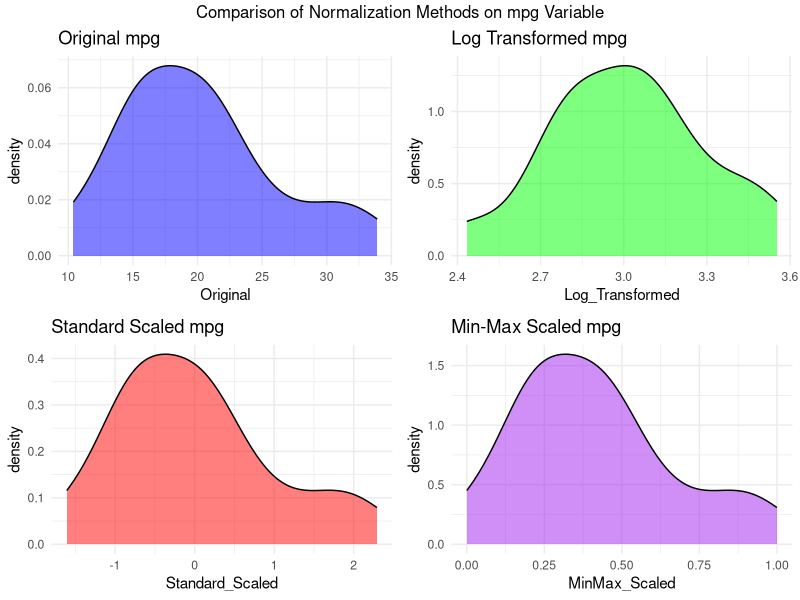
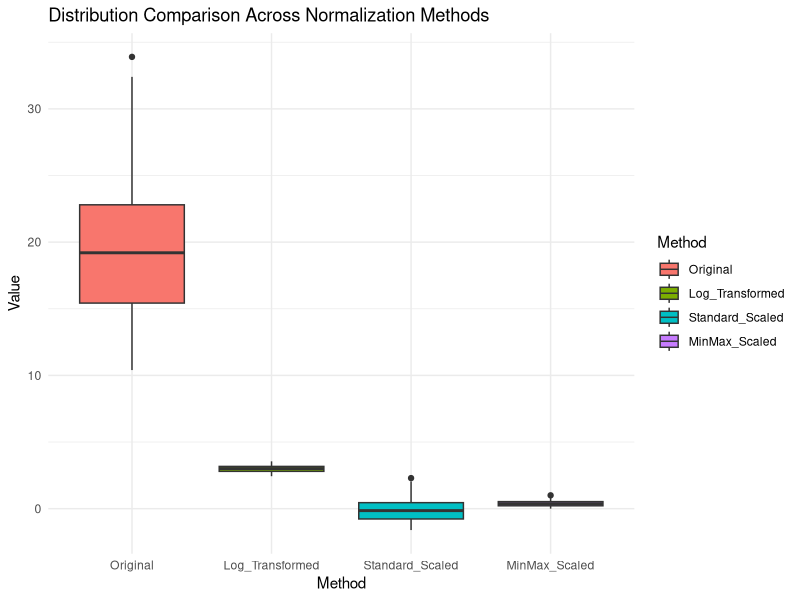

The R script that drew these images, in order:
install.packages("gridExtra")
library(ggplot2)
library(gridExtra)
library(dplyr)

data("mtcars")
head(mtcars)

# select omly numeric columns for transformation
numeric_cols <- mtcars[, c("mpg", "cyl", "disp", "hp", "drat", "wt", "qsec", "vs", "am", "gear", "carb")]

# Display original summary statistics
summary_original <- summary(numeric_cols)
print("Original Data Summary Statistics (First 6 variables):")
print(summary_original[, 1:6])

# 1. LOG TRANSFORMATION
# Apply log transformation 
# adding 1 to avoid log(0) issues
log_transformed <- log(numeric_cols + 1)
summary_log <- summary(log_transformed)
print("Log Transformed Data Summary:")
print(summary_log[, 1:6])

# 2. STANDARD SCALING (Z-score)
standard_scaled <- scale(numeric_cols)
summary_standard <- summary(standard_scaled)
print("Standard Scaled Data Summary:")
print(summary_standard[, 1:6])

# 3. MIN-MAX SCALING
min_max_scale <- function(x) {
  (x - min(x)) / (max(x) - min(x))
}
minmax_scaled <- as.data.frame(lapply(numeric_cols, min_max_scale))
summary_minmax <- summary(minmax_scaled)
print("Min-Max Scaled Data Summary:")
print(summary_minmax[, 1:6])

# Visualization for comparison
#use mpg ans example
comparison_df <- data.frame(
  Original = numeric_cols$mpg,
  Log_Transformed = log_transformed$mpg,
  Standard_Scaled = standard_scaled[, "mpg"],
  MinMax_Scaled = minmax_scaled$mpg
)

# Create density plots for comparison
p1 <- ggplot(comparison_df, aes(x = Original)) + 
  geom_density(fill = "blue", alpha = 0.5) + 
  ggtitle("Original mpg") + theme_minimal()

p2 <- ggplot(comparison_df, aes(x = Log_Transformed)) + 
  geom_density(fill = "green", alpha = 0.5) + 
  ggtitle("Log Transformed mpg") + theme_minimal()

p3 <- ggplot(comparison_df, aes(x = Standard_Scaled)) + 
  geom_density(fill = "red", alpha = 0.5) + 
  ggtitle("Standard Scaled mpg") + theme_minimal()

p4 <- ggplot(comparison_df, aes(x = MinMax_Scaled)) + 
  geom_density(fill = "purple", alpha = 0.5) + 
  ggtitle("Min-Max Scaled mpg") + theme_minimal()

# Arrange plots
grid.arrange(p1, p2, p3, p4, ncol = 2, 
             top = "Comparison of Normalization Methods on mpg Variable")

# Boxplots to show distribution changes
boxplot_data <- stack(comparison_df)
names(boxplot_data) <- c("Value", "Method")
ggplot(boxplot_data, aes(x = Method, y = Value, fill = Method)) +
  geom_boxplot() +
  theme_minimal() +
  ggtitle("Distribution Comparison Across Normalization Methods")

# Summary statistics comparison table
comparison_stats <- data.frame(
  Method = c("Original", "Log", "Standard", "Min-Max"),
  Mean = c(mean(comparison_df$Original), mean(comparison_df$Log_Transformed),
           mean(comparison_df$Standard_Scaled), mean(comparison_df$MinMax_Scaled)),
  SD = c(sd(comparison_df$Original), sd(comparison_df$Log_Transformed),
         sd(comparison_df$Standard_Scaled), sd(comparison_df$MinMax_Scaled)),
  Min = c(min(comparison_df$Original), min(comparison_df$Log_Transformed),
          min(comparison_df$Standard_Scaled), min(comparison_df$MinMax_Scaled)),
  Max = c(max(comparison_df$Original), max(comparison_df$Log_Transformed),
          max(comparison_df$Standard_Scaled), max(comparison_df$MinMax_Scaled)),
  Range = c(diff(range(comparison_df$Original)), diff(range(comparison_df$Log_Transformed)),
            diff(range(comparison_df$Standard_Scaled)), diff(range(comparison_df$MinMax_Scaled)))
)

print("Comparison Statistics:")
print(comparison_stats)
